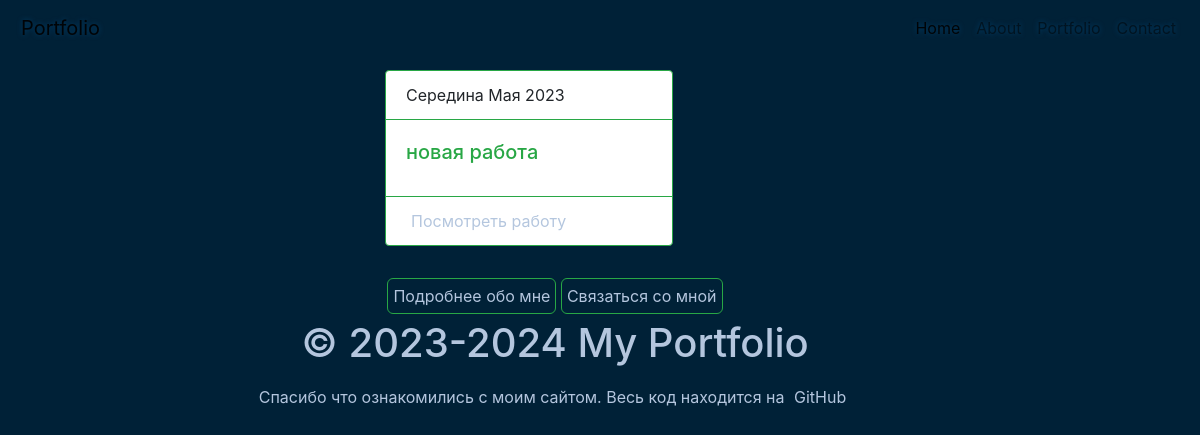
/portfolio/, run on an earlier commit of the app's database.
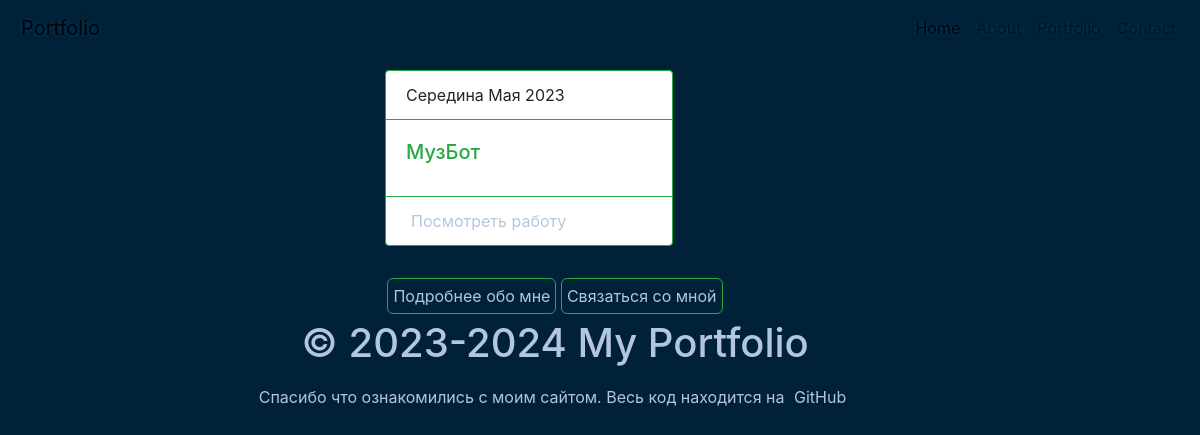
And on a later commit of the database.
### main/models.py (models this page shows, shortened)
class  Work(models.Model):
    title_work = models.CharField(max_length=50)
    text_work = models.TextField(blank=True)
    img_work = models.ImageField("Фото", upload_to='uplouds_model/%Y/%m/%d/', default=None, blank=True, null=True,)
    time_create = models.DateTimeField(auto_now_add=True)
    time_update = models.DateTimeField(auto_now=True)
    slug = models.SlugField(max_length=255, db_index=True, blank=True, default='', verbose_name='URL')
    def get_absolute_url(self):
        return reverse('work', kwargs={'work_slug': self.slug})

### main/views.py (the view)
# urls.py: path('portfolio/', portfolio, name='portfolio'),
def portfolio(request):
    posts = Work.objects.all()
    data = {'title': 'Портфолио',
            'posts': posts,
            }
    return render(request, 'main/portfolio.html', data)

### main/templates/main/portfolio.html (shortened to what this page needs)
{% extends 'main/baze.html' %}
{% block content%}
<div class="container row justify-content-center">
{%if posts %}
    {% for p in posts %}
    <div class="col-4">
    <div class="card border-success mb-3" style="max-width: 18rem;">
      <div class="card-header bg-transparent border-success">Середина Мая 2023</div>
      <div class="card-body text-success">
        <h5 class="card-title">{{p.title_work}}</h5>
        </div>
      <div class="card-footer bg-transparent border-success"><a  href="{{ p.get_absolute_url }}"> Посмотреть работу</a></div>
    </div>
    </div>
    {% endfor %}
    {% else %}
<h1 class="text-center">Работ нет</h1>
    {% endif %}
    </div>
{% endblock %}

What changed in the data, as far as the page shows it:
changed Work: title_work "новая работа" → "МузБот"
